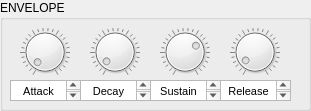
   <widget class="QGroupBox" name="EnvelopeGroupBox">
    <property name="geometry">
     <rect>
      <x>90</x>
      <y>460</y>
      <width>311</width>
      <height>111</height>
     </rect>
    </property>
    <property name="title">
     <string>ENVELOPE</string>
    </property>
    <widget class="QTextBrowser" name="ReleaseLabel">
     <property name="geometry">
      <rect>
       <x>220</x>
       <y>80</y>
       <width>71</width>
       <height>21</height>
      </rect>
     </property>
     <property name="html">
      <string>&lt;!DOCTYPE HTML PUBLIC &quot;-//W3C//DTD HTML 4.0//EN&quot; &quot;http://www.w3.org/TR/REC-html40/strict.dtd&quot;&gt;
&lt;html&gt;&lt;head&gt;&lt;meta name=&quot;qrichtext&quot; content=&quot;1&quot; /&gt;&lt;meta charset=&quot;utf-8&quot; /&gt;&lt;style type=&quot;text/css&quot;&gt;
p, li { white-space: pre-wrap; }
hr { height: 1px; border-width: 0; }
li.unchecked::marker { content: &quot;\2610&quot;; }
li.checked::marker { content: &quot;\2612&quot;; }
&lt;/style&gt;&lt;/head&gt;&lt;body style=&quot; font-family:'Segoe UI'; font-size:9pt; font-weight:400; font-style:normal;&quot;&gt;
&lt;p align=&quot;center&quot; style=&quot; margin-top:0px; margin-bottom:0px; margin-left:0px; margin-right:0px; -qt-block-indent:0; text-indent:0px;&quot;&gt;&lt;span style=&quot; font-size:8pt;&quot;&gt;Release&lt;/span&gt;&lt;/p&gt;&lt;/body&gt;&lt;/html&gt;</string>
     </property>
    </widget>
    <widget class="QTextBrowser" name="SustainLabel">
     <property name="geometry">
      <rect>
       <x>150</x>
       <y>80</y>
       <width>71</width>
       <height>21</height>
      </rect>
     </property>
     <property name="html">
      <string>&lt;!DOCTYPE HTML PUBLIC &quot;-//W3C//DTD HTML 4.0//EN&quot; &quot;http://www.w3.org/TR/REC-html40/strict.dtd&quot;&gt;
&lt;html&gt;&lt;head&gt;&lt;meta name=&quot;qrichtext&quot; content=&quot;1&quot; /&gt;&lt;meta charset=&quot;utf-8&quot; /&gt;&lt;style type=&quot;text/css&quot;&gt;
p, li { white-space: pre-wrap; }
hr { height: 1px; border-width: 0; }
li.unchecked::marker { content: &quot;\2610&quot;; }
li.checked::marker { content: &quot;\2612&quot;; }
&lt;/style&gt;&lt;/head&gt;&lt;body style=&quot; font-family:'Segoe UI'; font-size:9pt; font-weight:400; font-style:normal;&quot;&gt;
&lt;p align=&quot;center&quot; style=&quot; margin-top:0px; margin-bottom:0px; margin-left:0px; margin-right:0px; -qt-block-indent:0; text-indent:0px;&quot;&gt;&lt;span style=&quot; font-size:8pt;&quot;&gt;Sustain&lt;/span&gt;&lt;/p&gt;&lt;/body&gt;&lt;/html&gt;</string>
     </property>
    </widget>
    <widget class="QDial" name="DecayDail">
     <property name="geometry">
      <rect>
       <x>90</x>
       <y>20</y>
       <width>50</width>
       <height>64</height>
      </rect>
     </property>
     <property name="maximum">
      <number>5000</number>
     </property>
     <property name="singleStep">
      <number>10</number>
     </property>
     <property name="pageStep">
      <number>100</number>
     </property>
     <property name="value">
      <number>200</number>
     </property>
     <property name="wrapping">
      <bool>false</bool>
     </property>
     <property name="notchesVisible">
      <bool>true</bool>
     </property>
    </widget>
    <widget class="QTextBrowser" name="AttackLabel">
     <property name="geometry">
      <rect>
       <x>10</x>
       <y>80</y>
       <width>71</width>
       <height>21</height>
      </rect>
     </property>
     <property name="html">
      <string>&lt;!DOCTYPE HTML PUBLIC &quot;-//W3C//DTD HTML 4.0//EN&quot; &quot;http://www.w3.org/TR/REC-html40/strict.dtd&quot;&gt;
&lt;html&gt;&lt;head&gt;&lt;meta name=&quot;qrichtext&quot; content=&quot;1&quot; /&gt;&lt;meta charset=&quot;utf-8&quot; /&gt;&lt;style type=&quot;text/css&quot;&gt;
p, li { white-space: pre-wrap; }
hr { height: 1px; border-width: 0; }
li.unchecked::marker { content: &quot;\2610&quot;; }
li.checked::marker { content: &quot;\2612&quot;; }
&lt;/style&gt;&lt;/head&gt;&lt;body style=&quot; font-family:'Segoe UI'; font-size:9pt; font-weight:400; font-style:normal;&quot;&gt;
&lt;p align=&quot;center&quot; style=&quot; margin-top:12px; margin-bottom:12px; margin-left:0px; margin-right:0px; -qt-block-indent:0; text-indent:0px;&quot;&gt;&lt;span style=&quot; font-size:8pt;&quot;&gt;Attack&lt;/span&gt;&lt;/p&gt;&lt;/body&gt;&lt;/html&gt;</string>
     </property>
    </widget>
    <widget class="QDial" name="ReleaseDail">
     <property name="geometry">
      <rect>
       <x>230</x>
       <y>20</y>
       <width>50</width>
       <height>64</height>
      </rect>
     </property>
     <property name="maximum">
      <number>5000</number>
     </property>
     <property name="singleStep">
      <number>10</number>
     </property>
     <property name="pageStep">
      <number>100</number>
     </property>
     <property name="value">
      <number>300</number>
     </property>
     <property name="wrapping">
      <bool>false</bool>
     </property>
     <property name="notchesVisible">
      <bool>true</bool>
     </property>
    </widget>
    <widget class="QDial" name="AttackDail">
     <property name="geometry">
      <rect>
       <x>20</x>
       <y>20</y>
       <width>50</width>
       <height>64</height>
      </rect>
     </property>
     <property name="maximum">
      <number>5000</number>
     </property>
     <property name="singleStep">
      <number>10</number>
     </property>
     <property name="pageStep">
      <number>100</number>
     </property>
     <property name="value">
      <number>100</number>
     </property>
     <property name="wrapping">
      <bool>false</bool>
     </property>
     <property name="notchesVisible">
      <bool>true</bool>
     </property>
    </widget>
    <widget class="QDial" name="SustainDail">
     <property name="geometry">
      <rect>
       <x>160</x>
       <y>20</y>
       <width>50</width>
       <height>64</height>
      </rect>
     </property>
     <property name="maximum">
      <number>100</number>
     </property>
     <property name="singleStep">
      <number>1</number>
     </property>
     <property name="pageStep">
      <number>10</number>
     </property>
     <property name="value">
      <number>70</number>
     </property>
     <property name="wrapping">
      <bool>false</bool>
     </property>
     <property name="notchesVisible">
      <bool>true</bool>
     </property>
    </widget>
    <widget class="QTextBrowser" name="DecayLabel">
     <property name="geometry">
      <rect>
       <x>80</x>
       <y>80</y>
       <width>71</width>
       <height>21</height>
      </rect>
     </property>
     <property name="html">
      <string>&lt;!DOCTYPE HTML PUBLIC &quot;-//W3C//DTD HTML 4.0//EN&quot; &quot;http://www.w3.org/TR/REC-html40/strict.dtd&quot;&gt;
&lt;html&gt;&lt;head&gt;&lt;meta name=&quot;qrichtext&quot; content=&quot;1&quot; /&gt;&lt;meta charset=&quot;utf-8&quot; /&gt;&lt;style type=&quot;text/css&quot;&gt;
p, li { white-space: pre-wrap; }
hr { height: 1px; border-width: 0; }
li.unchecked::marker { content: &quot;\2610&quot;; }
li.checked::marker { content: &quot;\2612&quot;; }
&lt;/style&gt;&lt;/head&gt;&lt;body style=&quot; font-family:'Segoe UI'; font-size:9pt; font-weight:400; font-style:normal;&quot;&gt;
&lt;p align=&quot;center&quot; style=&quot; margin-top:0px; margin-bottom:0px; margin-left:0px; margin-right:0px; -qt-block-indent:0; text-indent:0px;&quot;&gt;&lt;span style=&quot; font-size:8pt;&quot;&gt;Decay&lt;/span&gt;&lt;/p&gt;&lt;/body&gt;&lt;/html&gt;</string>
     </property>
    </widget>
   </widget>
